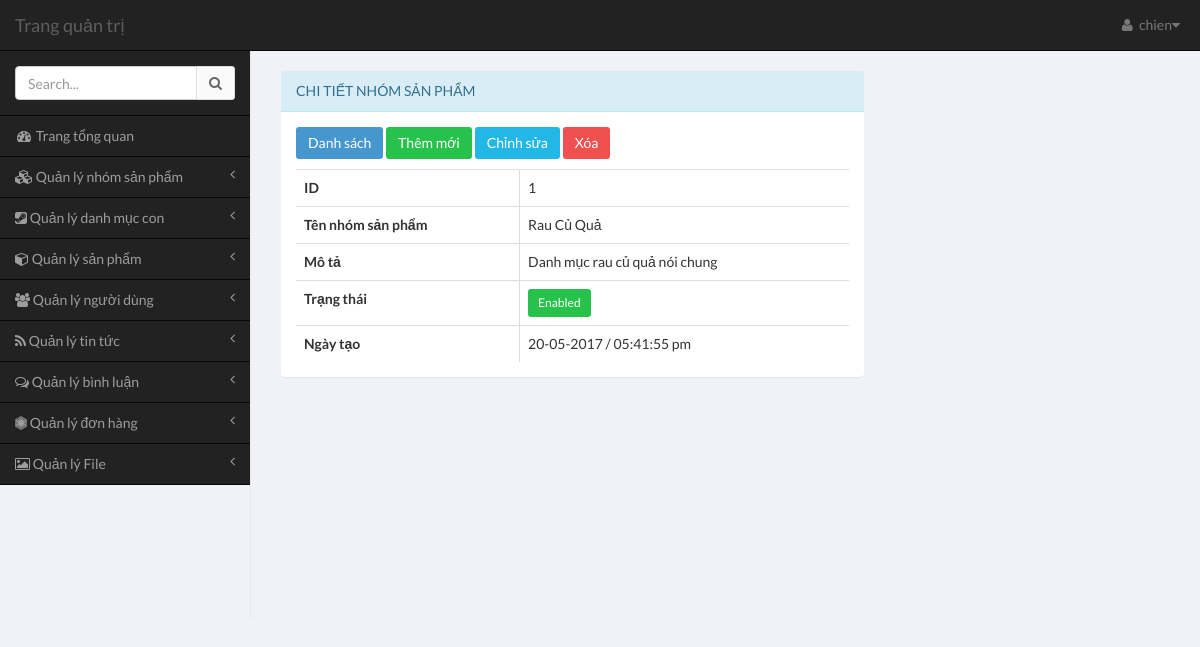
Screenshot of /admin/pages/index.php?module=category&action=view-category&id=1 (signed in) with the database file from the repository.
### tables this page shows
CREATE TABLE `category` (
  `category_id` int(11) NOT NULL,
  `category_name` varchar(100) NOT NULL,
  `description` varchar(255) DEFAULT NULL,
  `status` tinyint(6) DEFAULT '1',
  `created_date` int(11) DEFAULT NULL
);

### common/database.php (called while the page is built, shortened)
<?php
$mysqli = mysqli_connect(DB_HOST, DB_USER, DB_PASS, DB_NAME);
mysqli_set_charset($mysqli,"utf8");
function get_one($table,$field_name,$field_value){
	global $mysqli;
	$sql = "SELECT * FROM $table WHERE $field_name = '$field_value'";
	$res = mysqli_query($mysqli,$sql);
	return mysqli_fetch_assoc($res);
}
?>

### admin/pages/modules/category/view-category.php (the view, shortened to what this page needs)
<?php
if (!empty($_GET['id'])) {
	$row = get_one('category','category_id',$_GET['id']);
}else{
	echo 'Tham so id khong hop le';
}
?>
<div class="row">
    <div class="col-md-8">
        <section class="panel panel-info" style="margin-top: 20px;">
            <header class="panel-heading" >
                Chi tiết nhóm sản phẩm
            </header>
             <div class="panel-body table-responsive">
							<p>
								<a href="index.php?module=category&action=list-category" class="btn btn-primary">
									Danh sách
								</a>
								<a href="index.php?module=category&action=add-category" class="btn btn-success">
									Thêm mới
								</a>
								<a href="index.php?module=category&action=edit-category&id=<?php echo $row['category_id'] ?>" class="btn btn-info">
									Chỉnh sửa
								</a>
								 <a href="index.php?module=category&action=delete-category&id=<?php echo $row['category_id'] ?>" class="btn btn-danger" onclick="return confirm('Bạn có chắc chắc muốn xóa (Sẽ ảnh hưởng tới các sản phẩm)? ')">
									Xóa
								</a>
							</p>
	<?php if($row) : ?>
		<table class="table table-bordered table-hover">
			<tbody>
				<tr>
					<th>ID</th>
					<td><?php echo $row['category_id']; ?></td>
				</tr>
				<tr>
					<th>Tên nhóm sản phẩm</th>
					<td><?php echo $row['category_name']; ?></td>
				</tr>
				<tr>
					<th>Mô tả</th>
					<td><?php echo $row['description']; ?></td>
				</tr>
				<tr>
					<th>Trạng thái</th>
					<?php if( $row['status'] == 1) : ?>
						<td><span class="btn btn-success btn-sm">Enabled</span></td>
					<?php else : ?>
						<td><span class="btn btn-default btn-sm">Disabled</span></td>
					<?php endif; ?>
				</tr>
				<tr>
					<th>Ngày tạo</th>
					<td><?php echo date('d-m-Y / h:i:s a',$row['created_date']); ?></td>
				</tr>
			</tbody>
		</table>
	<?php endif; ?>
			</div>
		</section>
    </div>
</div>

### rows the page displays
category: category_id "1", category_name "Rau Củ Quả", description "Danh mục rau củ quả nói chung", created_date "20-05-2017 / 05:41:55 pm"

### other values shown
$user['username'] "chien"
